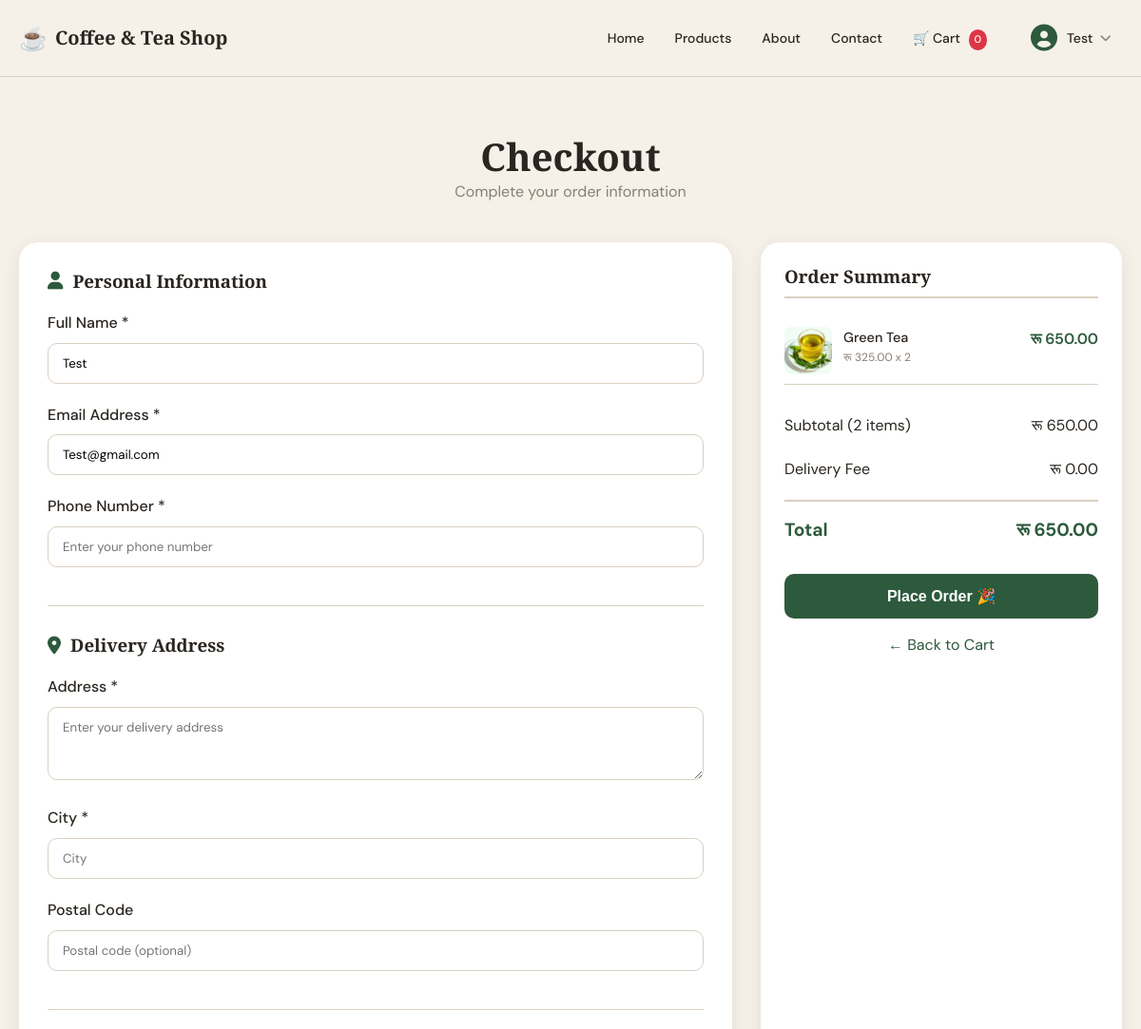
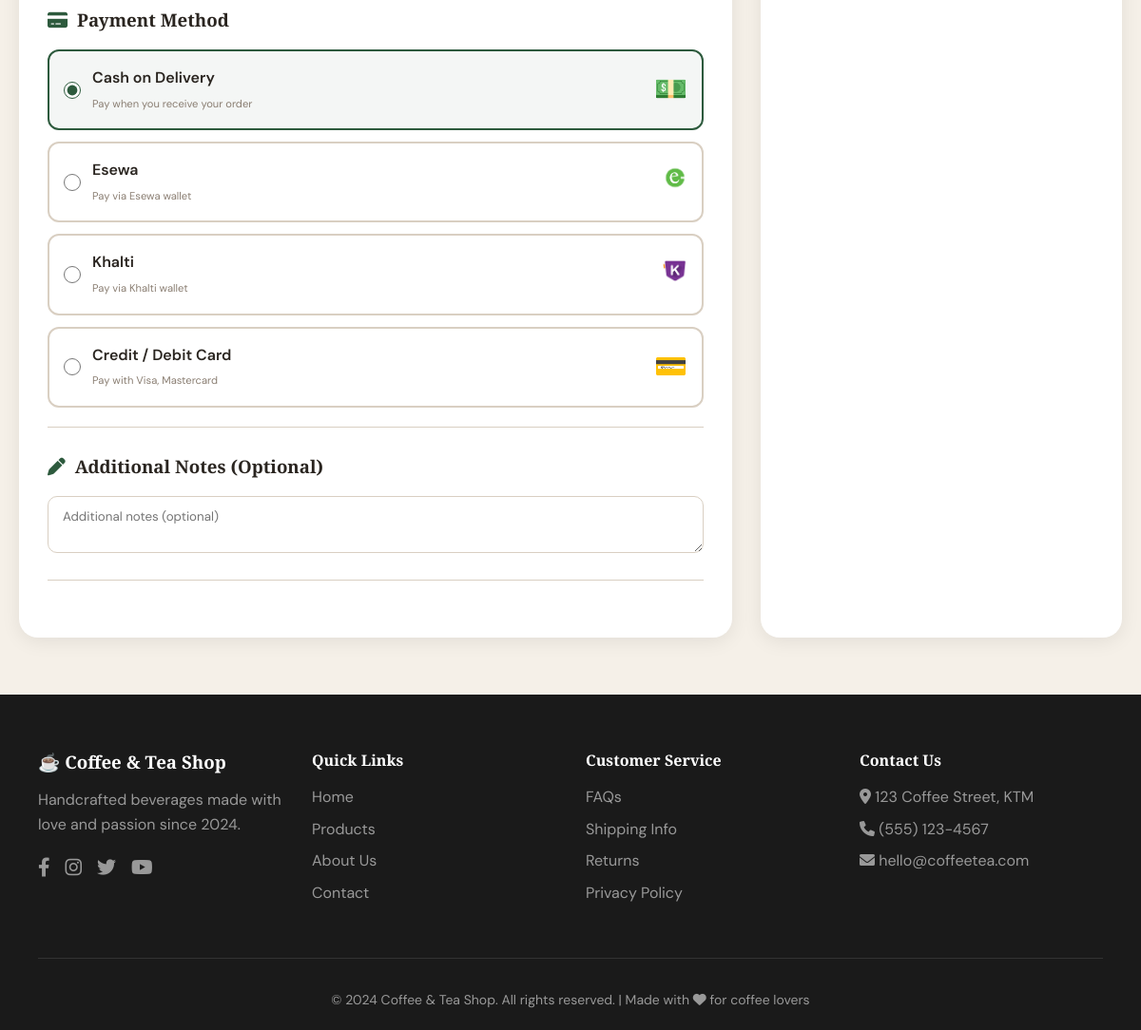
The page /orders/checkout/ (signed in) on the database its author committed (2 pictures, top to bottom).
### apps/accounts/models.py (models this page shows, shortened)
class CustomUser(AbstractUser):
    phone_number = models.CharField(max_length=15, blank=True, null=True)
    address = models.TextField(blank=True, null=True)
    profile_picture = models.ImageField(upload_to='profile_pics/', blank=True, null=True)
    created_at = models.DateTimeField(auto_now_add=True)
    updated_at = models.DateTimeField(auto_now=True)
    class Meta:
        verbose_name = 'User'
        verbose_name_plural = 'Users'
    def get_full_name(self):
        if self.first_name and self.last_name:
            return f"{self.first_name} {self.last_name}"
        return self.username

### apps/cart/models.py (models this page shows, shortened)
class CartItem(models.Model):
    cart = models.ForeignKey(Cart, on_delete=models.CASCADE, related_name='items')
    product = models.ForeignKey(Product, on_delete=models.CASCADE)
    quantity = models.PositiveIntegerField(default=1)
    price_at_add = models.DecimalField(max_digits=10, decimal_places=2)
    added_at = models.DateTimeField(auto_now_add=True)
    class Meta:
        unique_together = ['cart', 'product']
    def get_total_price(self):
        return self.price_at_add * self.quantity

### apps/products/models.py (models this page shows, shortened)
class Product(models.Model):
    category = models.ForeignKey(Category, on_delete=models.CASCADE, related_name='products', null=True, blank=True)
    name = models.CharField(max_length=200)
    slug = models.SlugField(unique=True, blank=True)
    description = models.TextField()
    price = models.DecimalField(max_digits=10, decimal_places=2)
    image = models.ImageField(upload_to='products/', blank=True, null=True)
    is_available = models.BooleanField(default=True)
    featured = models.BooleanField(default=False)
    created_at = models.DateTimeField(auto_now_add=True)
    updated_at = models.DateTimeField(auto_now=True)
    class Meta:
        ordering = ['-created_at']

### apps/orders/views.py (the view)
# urls.py: path('checkout/', views.checkout_view, name='checkout'),  # This now redirects to orders checkout
@login_required
def checkout_view(request):
    cart = get_cart(request)
    if cart.get_total_items() == 0:
        if request.headers.get('X-Requested-With') == 'XMLHttpRequest':
            return JsonResponse({'success': False, 'error': 'Cart is empty'})
        messages.warning(request, 'Your cart is empty!')
        return redirect('cart:cart_detail')
    if request.method == 'POST':
        form = CheckoutForm(request.POST)
        payment_method = request.POST.get('payment_method')
        if form.is_valid():
            order = form.save(commit=False)
            order.user = request.user
            if not order.email:
                order.email = request.user.email
            if not order.full_name:
                order.full_name = request.user.get_full_name() or request.user.username
            if not order.phone:
                order.phone = request.user.phone_number
            if not order.address:
                order.address = request.user.address
            order.session_key = request.session.session_key
            order.total_amount = cart.get_total_price()
            order.delivery_charge = 0
            order.discount = 0
            order.grand_total = cart.get_total_price()
            order.payment_method = payment_method
            order.ip_address = request.META.get('REMOTE_ADDR')
            order.save()
            cart_items = CartItem.objects.filter(cart=cart)
            for item in cart_items:
                OrderItem.objects.create(
                    order=order,
                    product=item.product,
                    product_name=item.product.name,
                    product_price=item.price_at_add,
                    quantity=item.quantity,
                    total=item.get_total_price()
                )
            cart.items.all().delete()
            if request.headers.get('X-Requested-With') == 'XMLHttpRequest':
                if payment_method == 'cod':
                    return JsonResponse({
                        'success': True,
                        'order_id': order.id,
                        'redirect_url': reverse('orders:cod_payment', args=[order.id])
                    })
                elif payment_method == 'esewa':
                    return JsonResponse({
                        'success': True,
                        'redirect_url': reverse('orders:esewa_payment', args=[order.id])
                    })
                elif payment_method == 'khalti':
                    return JsonResponse({
                        'success': True,
                        'redirect_url': reverse('orders:khalti_payment', args=[order.id])
                    })
                elif payment_method == 'stripe':
                    return JsonResponse({
                        'success': True,
                        'redirect_url': reverse('orders:stripe_payment', args=[order.id])
                    })
            if payment_method == 'cod':
                return redirect('orders:cod_payment', order_id=order.id)
            elif payment_method == 'esewa':
                return redirect('orders:esewa_payment', order_id=order.id)
            elif payment_method == 'khalti':
                return redirect('orders:khalti_payment', order_id=order.id)
            elif payment_method == 'stripe':
                return redirect('orders:stripe_payment', order_id=order.id)
        else:
            if request.headers.get('X-Requested-With') == 'XMLHttpRequest':
                return JsonResponse({'success': False, 'error': 'Invalid form data'})
    else:
        initial_data = {
            'full_name': request.user.get_full_name() or request.user.username,
            'email': request.user.email,
            'phone': request.user.phone_number,
            'address': request.user.address,
        }
        form = CheckoutForm(initial=initial_data)
    context = {
        'form': form,
        'cart': cart,
        'cart_items': cart.items.all(),
        'total_price': cart.get_total_price(),
        'total_items': cart.get_total_items(),
    }
    return render(request, 'orders/checkout.html', context)

### apps/orders/templates/orders/checkout.html (shortened to what this page needs)
{% extends 'base.html' %}
{% load static %}
{% block content %}
<section class="checkout-page">
  <div class="checkout-container">
    <div class="checkout-header">
      <h1>Checkout</h1>
      <p>Complete your order information</p>
    </div>
    <div class="checkout-grid">
      <div class="checkout-form-section">
        <form method="post" id="checkoutForm">
          <div class="form-section">
            <h3><i class="fas fa-user"></i> Personal Information</h3>
            <div class="form-group">
              <label>Full Name *</label>
              {{ form.full_name }}
            </div>
            <div class="form-group">
              <label>Email Address *</label>
              {{ form.email }}
            </div>
            <div class="form-group">
              <label>Phone Number *</label>
              {{ form.phone }}
            </div>
          </div>
          <div class="form-section">
            <h3><i class="fas fa-map-marker-alt"></i> Delivery Address</h3>
            <div class="form-group">
              <label>Address *</label>
              {{ form.address }}
            </div>
            <div class="form-group">
              <label>City *</label>
              {{ form.city }}
            </div>
            <div class="form-group">
              <label>Postal Code</label>
              {{ form.postal_code }}
            </div>
          </div>
          <div class="form-section">
            <h3><i class="fas fa-credit-card"></i> Payment Method</h3>
            <div class="payment-methods">
              <label class="payment-option" id="payment-cod">
                <div class="payment-radio">
                  <input type="radio" name="payment_method" value="cod" checked>
                  <div class="payment-info">
                    <span class="payment-name">Cash on Delivery</span>
                    <span class="payment-desc">Pay when you receive your order</span>
                  </div>
                  <div class="payment-icon">💵</div>
                </div>
              </label>
              <label class="payment-option" id="payment-esewa">
                <div class="payment-radio">
                  <input type="radio" name="payment_method" value="esewa">
                  <div class="payment-info">
                    <span class="payment-name">Esewa</span>
                    <span class="payment-desc">Pay via Esewa wallet</span>
                  </div>
                  <div class="payment-icon">
                    <img src="{% static 'images/esewa.png' %}" alt="Esewa" style="height: 26px;" onerror="this.innerHTML='🏦'">
                  </div>
                </div>
              </label>
              <label class="payment-option" id="payment-khalti">
                <div class="payment-radio">
                  <input type="radio" name="payment_method" value="khalti">
                  <div class="payment-info">
                    <span class="payment-name">Khalti</span>
                    <span class="payment-desc">Pay via Khalti wallet</span>
                  </div>
                  <div class="payment-icon">
                    <img src="{% static 'images/khalti.png' %}" alt="Khalti" style="height: 26px;" onerror="this.innerHTML='💰'">
                  </div>
                </div>
              </label>
              <label class="payment-option" id="payment-stripe">
                <div class="payment-radio">
                  <input type="radio" name="payment_method" value="stripe">
                  <div class="payment-info">
                    <span class="payment-name">Credit / Debit Card</span>
                    <span class="payment-desc">Pay with Visa, Mastercard</span>
                  </div>
                  <div class="payment-icon">💳</div>
                </div>
              </label>
            </div>
          </div>
          <div class="form-section">
            <h3><i class="fas fa-pen"></i> Additional Notes (Optional)</h3>
            {{ form.notes }}
          </div>
        </form>
      </div>
      <div class="order-summary">
        <h3>Order Summary</h3>
        <div class="summary-items">
          {% for item in cart_items %}
          <div class="summary-item">
            <div class="summary-item-image">
              {% if item.product.image %}
                <img src="{{ item.product.image.url }}" alt="{{ item.product.name }}">
              {% else %}
                <img src="{% static 'images/placeholder.jpg' %}" alt="{{ item.product.name }}">
              {% endif %}
            </div>
            <div class="summary-item-details">
              <div class="summary-item-name">{{ item.product.name }}</div>
              <div class="summary-item-price">रू {{ item.price_at_add|floatformat:2 }} x {{ item.quantity }}</div>
            </div>
            <div class="summary-item-total">रू {{ item.get_total_price|floatformat:2 }}</div>
          </div>
          {% endfor %}
        </div>
        <div class="summary-row">
          <span>Subtotal ({{ total_items }} items)</span>
          <span>रू {{ total_price|floatformat:2 }}</span>
        </div>
        <div class="summary-row">
          <span>Delivery Fee</span>
          <span>रू 0.00</span>
        </div>
        <div class="summary-row total">
          <span>Total</span>
          <span>रू {{ total_price|floatformat:2 }}</span>
        </div>
        <button type="submit" form="checkoutForm" class="place-order-btn" id="placeOrderBtn">
          Place Order 🎉
        </button>
        <a href="/cart/" class="back-link">← Back to Cart</a>
      </div>
    </div>
  </div>
</section>
{% endblock %}

### templates/base.html (shortened to what this page needs)
{% load static %}
<!DOCTYPE html>
<html lang="en">
<head>
  <link rel="stylesheet" href="{% static 'css/styles.css' %}" />
  <link rel="stylesheet" href="https://cdnjs.cloudflare.com/ajax/libs/font-awesome/6.0.0-beta3/css/all.min.css">
</head>
<body>
  <nav class="navbar desktop-nav">
    <div class="nav-container">
      <a href="/" class="navbar-brand">
        <span class="brand-icon">☕</span>
        <span class="brand-text">Coffee &amp; Tea Shop</span>
      </a>
      <ul class="navbar-links">
        <li><a href="/" class="{% block home_active %}{% endblock %}">Home</a></li>
        <li><a href="/products/" class="{% block products_active %}{% endblock %}">Products</a></li>
        <li><a href="/about/" class="{% block about_active %}{% endblock %}">About</a></li>
        <li><a href="/contact/" class="{% block contact_active %}{% endblock %}">Contact</a></li>
        <li><a href="/cart/">🛒 Cart <span id="cartCountDesktop" class="cart-count">0</span></a></li>
        {% if user.is_authenticated %}
          <li class="dropdown">
            <a href="#" class="dropdown-toggle" id="userDropdown" onclick="toggleDropdown(event)">
              <div class="user-avatar">
                {% if user.profile_picture %}
                  <img src="{{ user.profile_picture.url }}" alt="{{ user.username }}" class="avatar-img">
                {% else %}
                  <i class="fas fa-user-circle"></i>
                {% endif %}
              </div>
              <span class="username">{{ user.first_name|default:user.username }}</span>
              <i class="fas fa-chevron-down"></i>
            </a>
          </li>
        {% else %}
          <li><a href="{% url 'accounts:login' %}" class="login-nav-btn">Login</a></li>
        {% endif %}
      </ul>
    </div>
  </nav>
  <main>
    {% block content %}
    {% endblock %}
  </main>
  <footer class="footer">
    <div class="container">
      <div class="footer-grid">
        <div class="footer-about">
          <h3>☕ Coffee & Tea Shop</h3>
          <p>Handcrafted beverages made with love and passion since 2024.</p>
          <div class="social-links">
            <a href="#"><i class="fab fa-facebook-f"></i></a>
            <a href="#"><i class="fab fa-instagram"></i></a>
            <a href="#"><i class="fab fa-twitter"></i></a>
            <a href="#"><i class="fab fa-youtube"></i></a>
          </div>
        </div>
        <div class="footer-links">
          <h4>Quick Links</h4>
          <ul>
            <li><a href="/">Home</a></li>
            <li><a href="/products/">Products</a></li>
            <li><a href="/about/">About Us</a></li>
            <li><a href="/contact/">Contact</a></li>
          </ul>
        </div>
        <div class="footer-links">
          <h4>Customer Service</h4>
          <ul>
            <li><a href="#">FAQs</a></li>
            <li><a href="#">Shipping Info</a></li>
            <li><a href="#">Returns</a></li>
            <li><a href="#">Privacy Policy</a></li>
          </ul>
        </div>
        <div class="footer-contact">
          <h4>Contact Us</h4>
          <ul>
            <li><i class="fas fa-map-marker-alt"></i> 123 Coffee Street, KTM</li>
            <li><i class="fas fa-phone"></i> (555) 123-4567</li>
            <li><i class="fas fa-envelope"></i> hello@coffeetea.com</li>
          </ul>
        </div>
      </div>
      <div class="footer-bottom">
        <p>&copy; 2024 Coffee & Tea Shop. All rights reserved. | Made with <i class="fas fa-heart"></i> for coffee lovers</p>
      </div>
    </div>
  </footer>
</body>
</html>

### rows shown on the page
CustomUser: first_name "Test", email "Test@gmail.com"
CartItem: product.image (picture), product.name "Green Tea", price_at_add "325.00", quantity "2", get_total_price "650.00"

### other values the page prints
{{ total_items }} "2"
{{ total_price|floatformat:2 }} "650.00"
